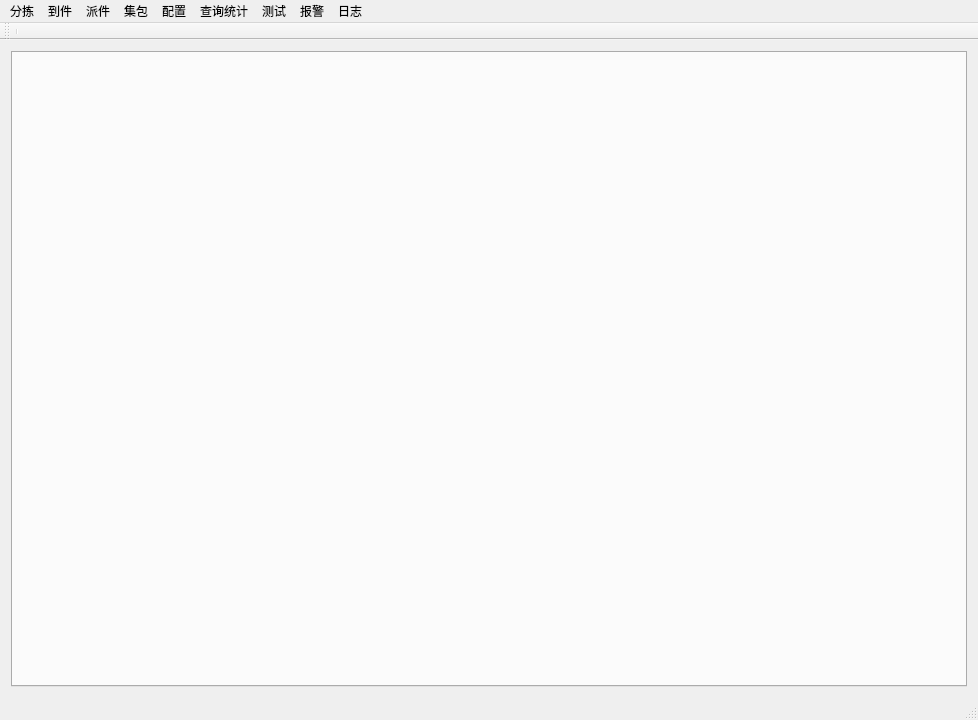
<?xml version="1.0" encoding="UTF-8"?>
<ui version="4.0">
 <class>MainWindow</class>
 <widget class="QMainWindow" name="MainWindow">
  <property name="geometry">
   <rect>
    <x>0</x>
    <y>0</y>
    <width>978</width>
    <height>720</height>
   </rect>
  </property>
  <property name="windowTitle">
   <string>MainWindow</string>
  </property>
  <widget class="QWidget" name="centralWidget">
   <property name="sizePolicy">
    <sizepolicy hsizetype="Maximum" vsizetype="Maximum">
     <horstretch>0</horstretch>
     <verstretch>0</verstretch>
    </sizepolicy>
   </property>
   <layout class="QVBoxLayout" name="verticalLayout">
    <item>
     <widget class="QTabWidget" name="tabWidget">
      <property name="sizePolicy">
       <sizepolicy hsizetype="Preferred" vsizetype="Preferred">
        <horstretch>0</horstretch>
        <verstretch>0</verstretch>
       </sizepolicy>
      </property>
      <property name="maximumSize">
       <size>
        <width>16777215</width>
        <height>16777215</height>
       </size>
      </property>
      <property name="currentIndex">
       <number>-1</number>
      </property>
     </widget>
    </item>
   </layout>
  </widget>
  <widget class="QMenuBar" name="menuBar">
   <property name="geometry">
    <rect>
     <x>0</x>
     <y>0</y>
     <width>978</width>
     <height>26</height>
    </rect>
   </property>
   <widget class="QMenu" name="menuSort">
    <property name="title">
     <string>分拣</string>
    </property>
    <addaction name="actionSort"/>
   </widget>
   <widget class="QMenu" name="menuArrived">
    <property name="title">
     <string>到件</string>
    </property>
    <addaction name="actionContainerNo"/>
   </widget>
   <widget class="QMenu" name="menuSend">
    <property name="title">
     <string>派件</string>
    </property>
   </widget>
   <widget class="QMenu" name="menuPack">
    <property name="title">
     <string>集包</string>
    </property>
   </widget>
   <widget class="QMenu" name="menuConfigure">
    <property name="title">
     <string>配置</string>
    </property>
   </widget>
   <widget class="QMenu" name="menuQueryStatics">
    <property name="title">
     <string>查询统计</string>
    </property>
   </widget>
   <widget class="QMenu" name="menuTest">
    <property name="title">
     <string>测试</string>
    </property>
    <addaction name="actionDrop"/>
   </widget>
   <widget class="QMenu" name="menuAlarm">
    <property name="title">
     <string>报警</string>
    </property>
   </widget>
   <widget class="QMenu" name="menu">
    <property name="title">
     <string>日志</string>
    </property>
    <addaction name="actionRunLog"/>
    <addaction name="actionDetailLog"/>
   </widget>
   <addaction name="menuSort"/>
   <addaction name="menuArrived"/>
   <addaction name="menuSend"/>
   <addaction name="menuPack"/>
   <addaction name="menuConfigure"/>
   <addaction name="menuQueryStatics"/>
   <addaction name="menuTest"/>
   <addaction name="menuAlarm"/>
   <addaction name="menu"/>
  </widget>
  <widget class="QToolBar" name="mainToolBar">
   <attribute name="toolBarArea">
    <enum>TopToolBarArea</enum>
   </attribute>
   <attribute name="toolBarBreak">
    <bool>false</bool>
   </attribute>
   <addaction name="separator"/>
  </widget>
  <widget class="QStatusBar" name="statusBar"/>
  <action name="actionSort">
   <property name="text">
    <string>测试落格</string>
   </property>
  </action>
  <action name="actionDrop">
   <property name="text">
    <string>落格</string>
   </property>
  </action>
  <action name="actionContainerNo">
   <property name="text">
    <string>圆通车签号</string>
   </property>
  </action>
  <action name="actionRunLog">
   <property name="text">
    <string>掉落日志</string>
   </property>
  </action>
  <action name="actionDetailLog">
   <property name="text">
    <string>详细日志</string>
   </property>
  </action>
 </widget>
 <layoutdefault spacing="6" margin="11"/>
 <resources/>
 <connections/>
</ui>
